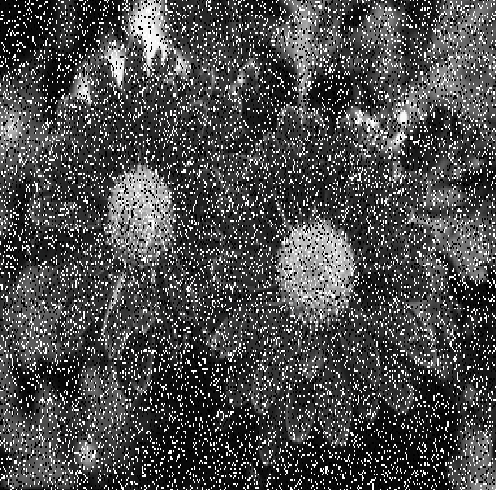
#> input picture IOT - Módulo II/Aula 7/Flor.png, 497 x 490 px
$ python 'Exercicio 7.1 - Ruídos.py'
#> lines starting #> are read from the running program, lines starting #| are printed output that depends on the picture
# -*- coding: utf-8 -*-
"""
Created on Fri Jul 10 08:23:04 2020

@author: T-Gamer
"""

import cv2

img = cv2.imread('Flor.png')
#> img is the input picture: shape (490, 497, 3); mean B, G, R 75.8, 75.9, 75.8
median = cv2.medianBlur(img,9)
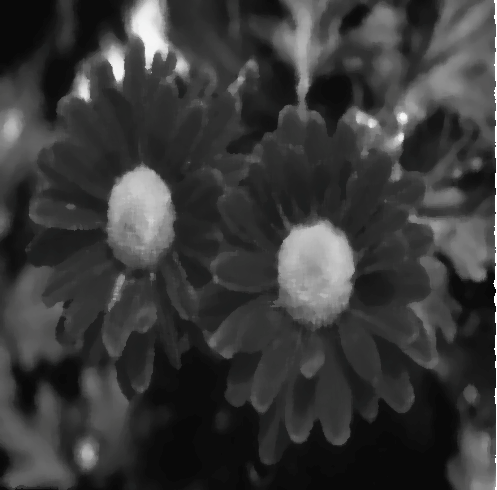
#> median: shape (490, 497, 3); mean B, G, R 57.2, 57.2, 57.2
cv2.imshow('Original',img)
cv2.imshow('Filtrada',median)
cv2.waitKey(0) & 0xFF
cv2.destroyAllWindows()

$ run again, with IOT - Módulo II/Aula 7/gamma_explanation.png copied over IOT - Módulo II/Aula 7/Flor.png
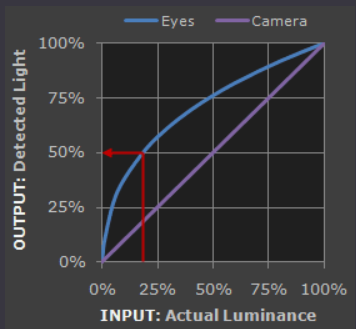
#> input picture IOT - Módulo II/Aula 7/gamma_explanation.png, 356 x 329 px
#> img is the input picture: shape (329, 356, 3); mean B, G, R 58.6, 56.9, 57.3
#> `median = cv2.medianBlur(img,9)`:
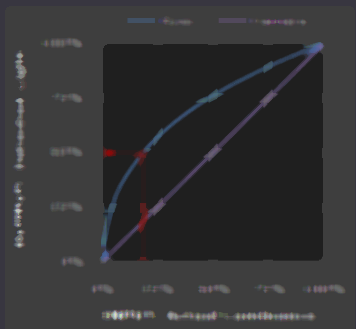
#> median: shape (329, 356, 3); mean B, G, R 53.2, 52, 52.3
